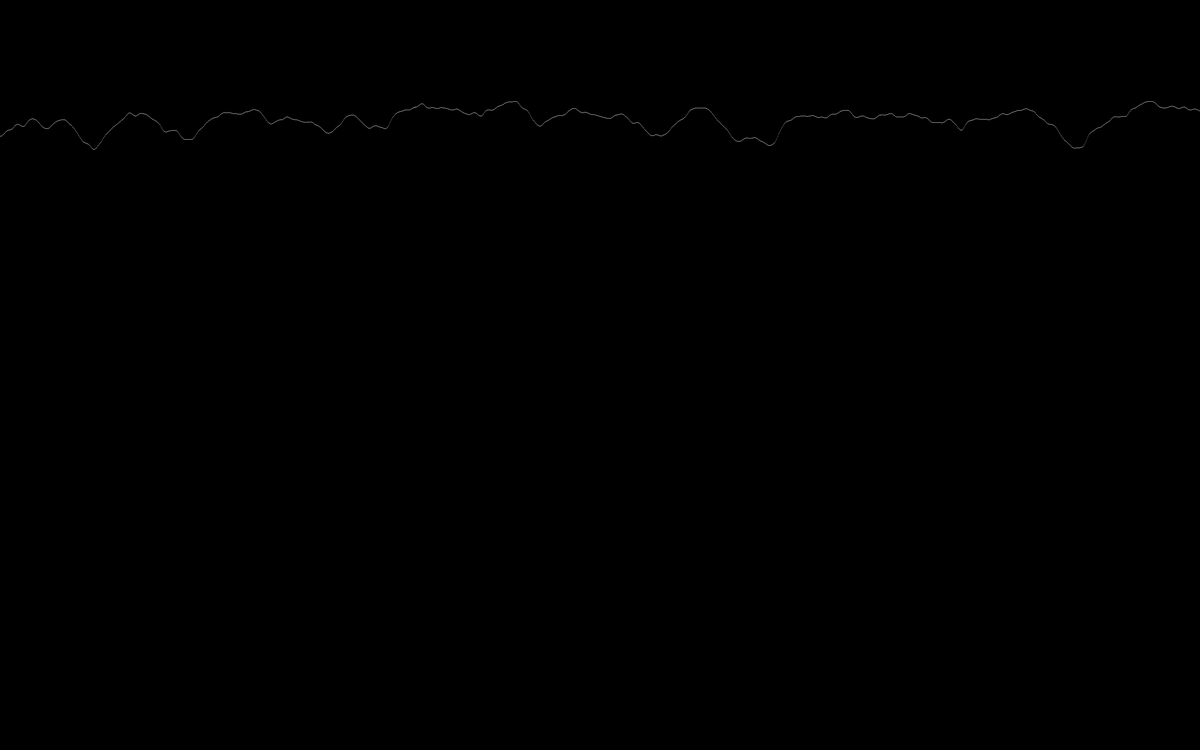
Frame 1 (no input)
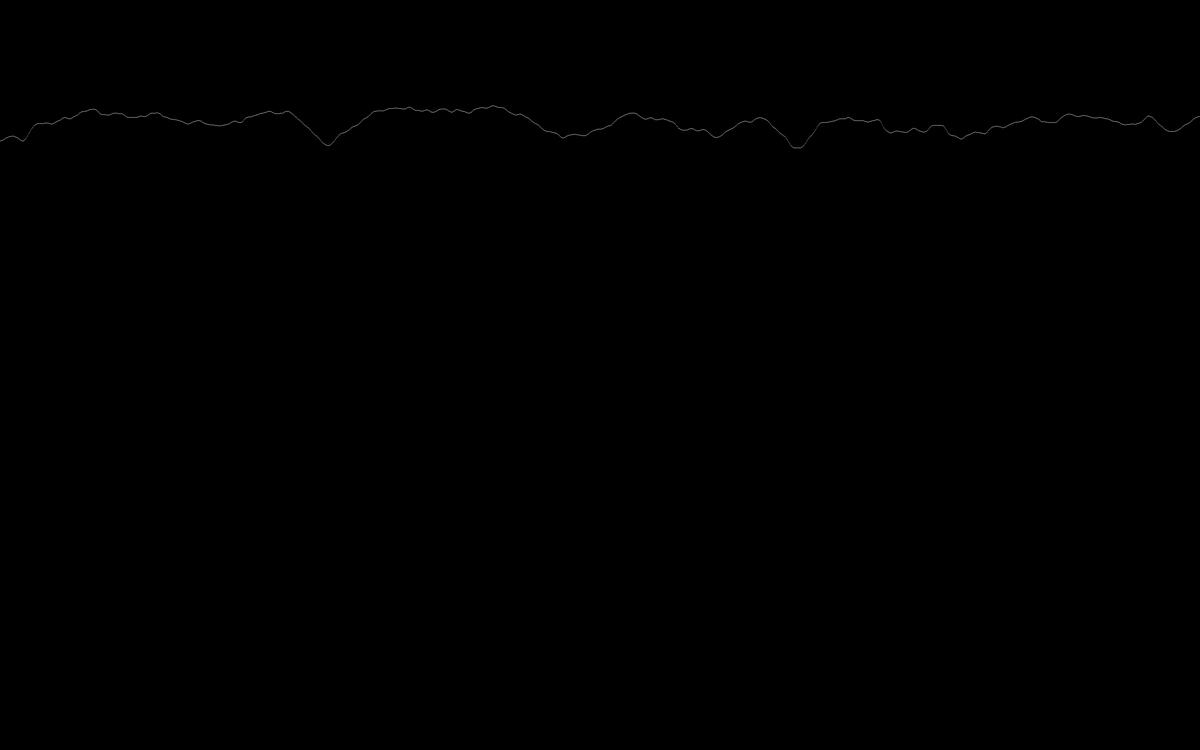
Frame 60 (the mouse pressed at the canvas centre just before this capture)
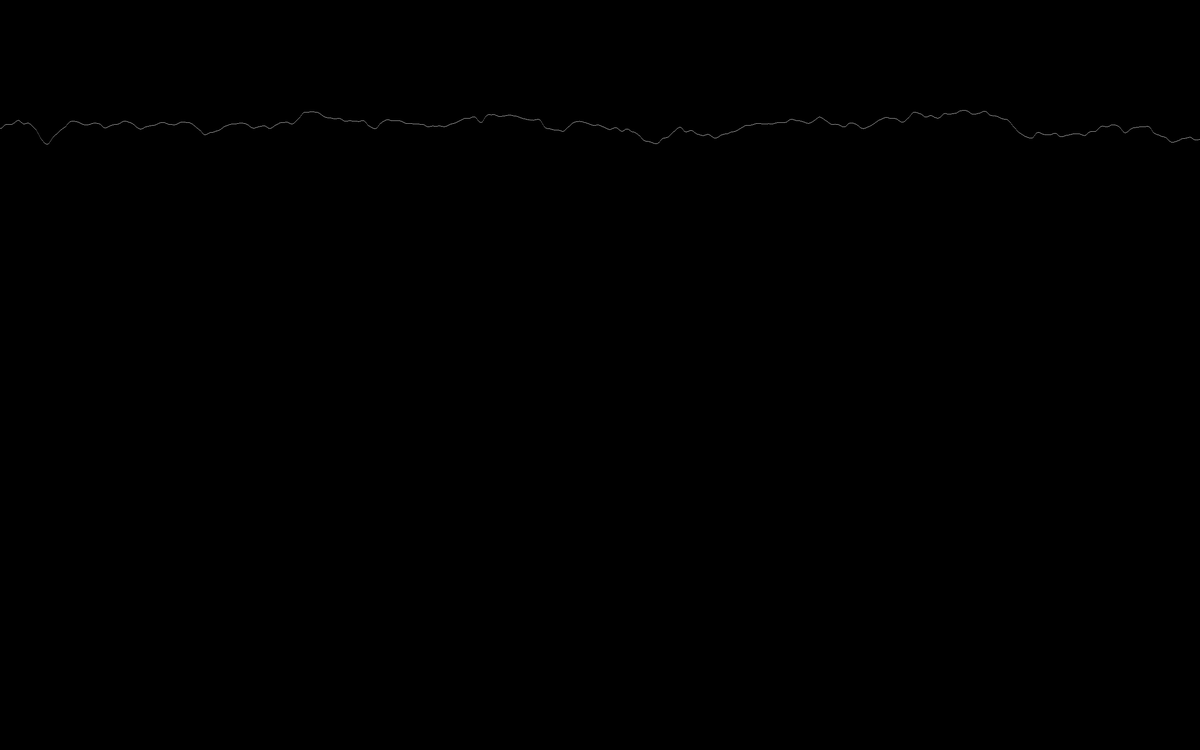
Frame 120 (the mouse held since frame 60 and released just before this capture)

The Processing sketch that drew these frames (run headless with seeded random() and noise(); from frame 60 on, the mouse is pressed at the canvas centre):

// Processing sketch: waves
// ── waves.pde
float time = 0;

float[] colours = new float[2560];

void setup() {
  size(2560, 1600);
  fillArray();
  background(0);
}

void fillArray() {
  for (int i=0; i<2560; i++) {
    colours[i] = random(0,250);
  }
}

void draw() {
  background(0);
  
  fillArray();
  
  float x = 0;
  
  while (x < width) {
    
     stroke(255, 255, 255);

      point(x, 200 + 150 * noise(x / 100, time));
      //line(x, 200 + 50 * noise(x / 100, time), x, height);
      x += 1;
  }
  
  time += 0.02;
}
